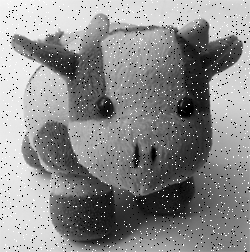
#> input picture boneka2.tif, 250 x 252 px
$ python Konvolusi.py
#> lines starting #> are read from the running program, lines starting #| are printed output that depends on the picture
import cv2#Memanggil modul/library cv2
import numpy as np#Memanggil modul/library numpy
import matplotlib.pyplot as plt#Memanggil modul/library matplotlib
from skimage import data
from skimage.io import imread#Memanggil modul/library skimage imread
from skimage.color import rgb2gray

citra1 = imread(fname="boneka2.tif")##membaca citra dengan nama file "boneka2.tif" menggunakan fungsi imread() dari modul io di pustaka Scikit-Image (skimage) dan menyimpannya ke dalam variabel citra2.
#> citra1 is the input picture: shape (252, 250); min 0, max 255, mean 139.1
print(citra1.shape)#Menampilkan gambar/bentuk citra1
#| (252, 250)

plt.imshow(citra1, cmap='gray')#untuk menampilkan citra (citra1) sebagai plot menggunakan fungsi imshow() dari library Matplotlib.

kernel = np.array([[-1, 0, -1],# membuat array numpy (np.array) dengan elemen-elemen yang terdiri dari -1, 0, dan -1.
                   [0, 4, 0],# membuat array numpy (np.array) dengan elemen-elemen yang terdiri dari -1, 0, dan -1.
                   [-1, 0, -1]])# membuat array numpy (np.array) dengan elemen-elemen yang terdiri dari -1, 0, dan -1.

citraOutput = cv2.filter2D(citra1, -1, kernel)# untuk melakukan operasi konvolusi pada citra (citra1) menggunakan kernel (kernel) dengan menggunakan fungsi filter2D() dari library OpenCV (cv2).
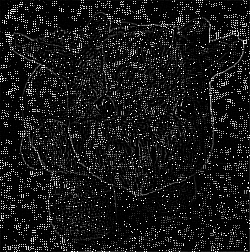
#> citraOutput: shape (252, 250); min 0, max 255, mean 23.2

fig, axes = plt.subplots(1, 2, figsize=(12, 12))#untuk membuat sebuah gambar (figure) dengan satu baris dan dua kolom subplot. Gambar tersebut akan ditampilkan dengan ukuran (figsize) sebesar 12 x 12 inci.
ax = axes.ravel()##mengubah array multidimensi axes menjadi array satu dimensi ax menggunakan metode ravel()

ax[0].imshow(citra1, cmap = 'gray')#menampilkan citra (citra1) pada subplot pertama (ax[0]) menggunakan fungsi imshow() dari library Matplotlib. Citra akan ditampilkan dalam skala abu-abu (grayscale) menggunakan colormap (cmap) 'gray'.
ax[0].set_title("Citra Input")##memberikan judul ("Citra Input") pada subplot pertama (ax[0]) dalam gambar (figure) yang telah dibuat sebelumnya.
ax[1].imshow(citraOutput, cmap = 'gray')#menampilkan citra (citra1) pada subplot pertama (ax[1]) menggunakan fungsi imshow() dari library Matplotlib. Citra akan ditampilkan dalam skala abu-abu (grayscale) menggunakan colormap (cmap) 'gray'.
ax[1].set_title("Citra Output")##memberikan judul ("Citra Input") pada subplot pertama (ax[1]) dalam gambar (figure) yang telah dibuat sebelumnya.

fig.tight_layout()#menyesuaikan parameter subplot untuk memberikan padding yang ditentukan
plt.show()#menampilkan semua gambar
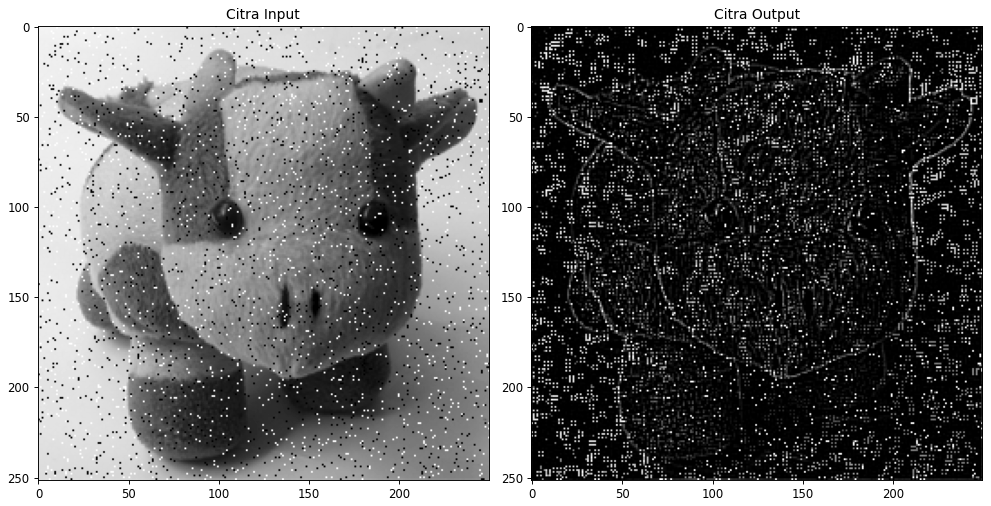
#> figure drawn by matplotlib, 2 panels

$ run again, with mobil.tif copied over boneka2.tif
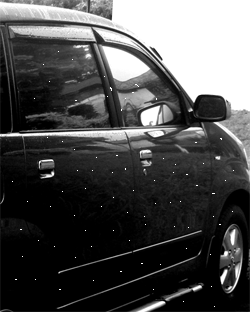
#> input picture mobil.tif, 250 x 312 px
#> citra1 is the input picture: shape (312, 250); min 0, max 255, mean 76.9
#| (312, 250)
#> `citraOutput = cv2.filter2D(citra1, -1, kernel)# untuk melakukan operas..`:
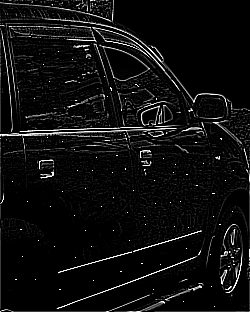
#> citraOutput: shape (312, 250); min 0, max 255, mean 14.5
#> `plt.show()#menampilkan semua gambar`:
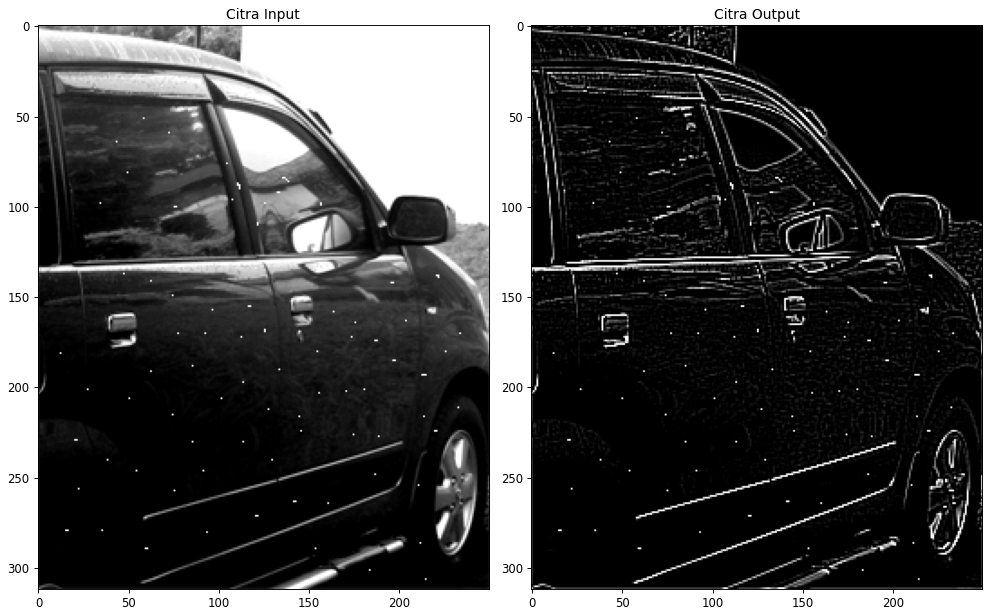
#> figure drawn by matplotlib, 2 panels

$ run again, with gedungsate.jpg saved as boneka2.tif
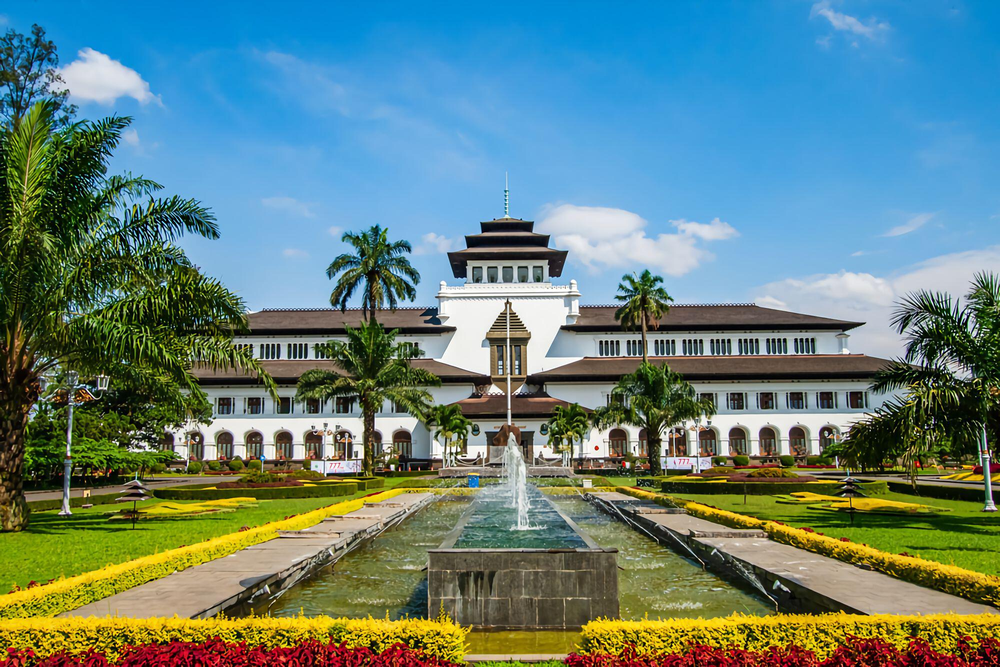
#> input picture gedungsate.jpg, 1000 x 667 px, shrunk from 2000 x 1334 before the run
#> citra1 is the input picture: shape (667, 1000, 3); mean R, G, B 99.3, 129.5, 124.5
#| (667, 1000, 3)
#> `citraOutput = cv2.filter2D(citra1, -1, kernel)# untuk melakukan operas..`:
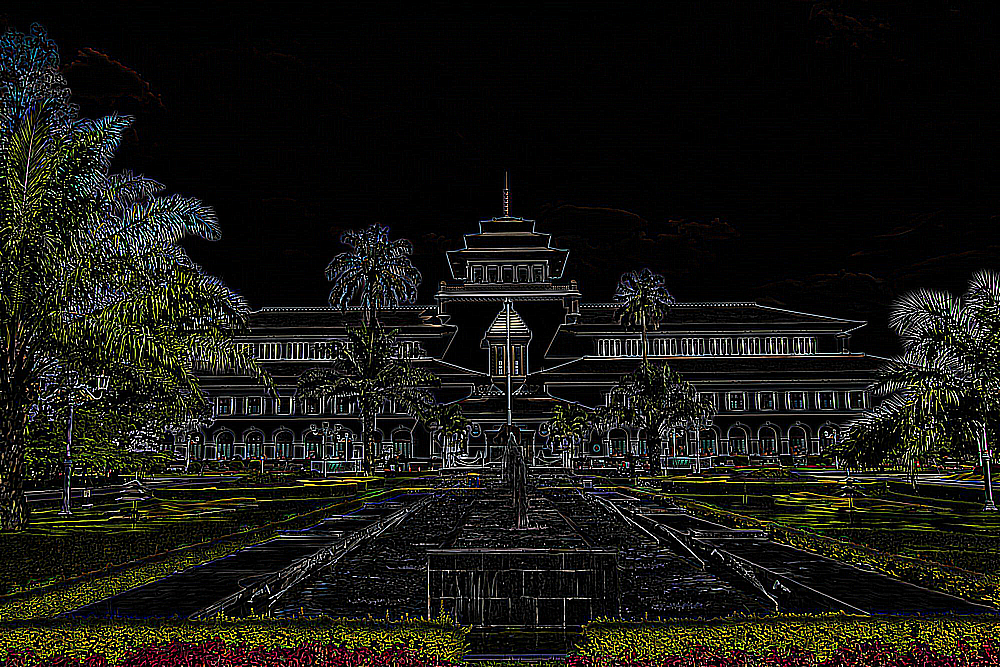
#> citraOutput: shape (667, 1000, 3); mean R, G, B 24, 23.7, 19.2
#> `plt.show()#menampilkan semua gambar`:
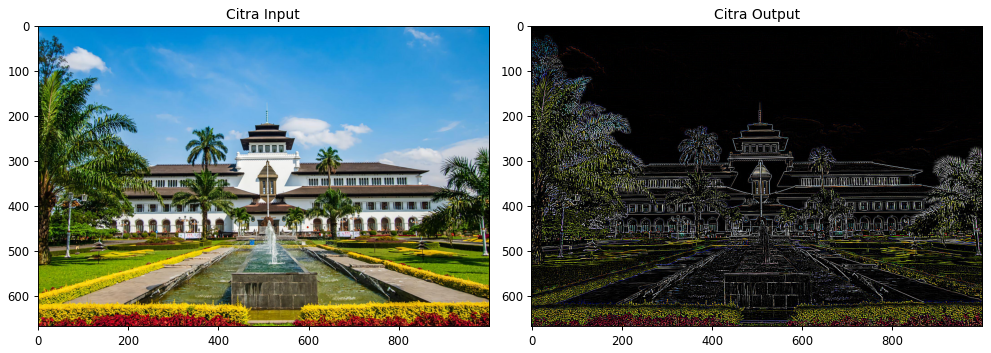
#> figure drawn by matplotlib, 2 panels
